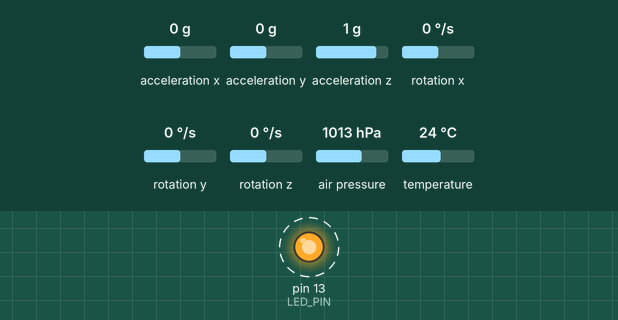
A sketch run on a simulated Arduino Uno, built with avr-gcc and run on an emulated ATmega328P. On the bench: output pins drawn as LEDs (lit = HIGH). Dashed ring = blinking. Inputs (shaded band) come from the test bench; at power-on: acceleration x 0 g, acceleration y 0 g, acceleration z 1 g, rotation x 0 °/s, rotation y 0 °/s, rotation z 0 °/s, air pressure 1013 hPa, temperature 24 °C. What the sketch prints to the serial monitor is not drawn.

Above: at 2.6 s.
Timing chart, 0 to 6.8 s (numbered marks = the images above):
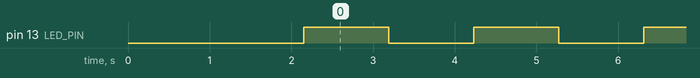

The sketch:

CANSAT_02_BMP180_MPU6050_HMC5883L_GY87.ino
```cpp
#define LED_PIN 13

#include "Wire.h" // Necesaria para I2Cdev
#include "I2Cdev.h" //Creo que es una biblioteca incorporada a Arduino core.
#include "MPU6050.h"
#include <Adafruit_BMP085.h>

/*  Constantes que definen el rango del acelerómetro
#define MPU6050_ACCEL_FS_2          0x00
#define MPU6050_ACCEL_FS_4          0x01
#define MPU6050_ACCEL_FS_8          0x02
#define MPU6050_ACCEL_FS_16         0x03

Y del giróscopo
#define MPU6050_GYRO_FS_250         0x00
#define MPU6050_GYRO_FS_500         0x01
#define MPU6050_GYRO_FS_1000        0x02
#define MPU6050_GYRO_FS_2000        0x03
 */


Adafruit_BMP085 bmp;
const int mpuAddress = 0x68;  // Nuestro caso 0x68. Puede ser 0x69
MPU6050 mpu(mpuAddress);

const float g0 = 9.80665; //valor de la gravedad estándar en m/s2

int16_t ax, ay, az;
int16_t gx, gy, gz;

double escalaAcelerometro = 0;
double escalaGiroscopio = 0;

bool blinkState = false;

void setup() {

  delay(2000); // espera 2 segundos

  Serial.begin(9600);

  if (!bmp.begin()) {
	Serial.println("Could not find a valid BMP085 , check wiring!");
	while (1) {}
  }

  // initialize mpu6050
  Wire.begin();
  mpu.initialize();
  Serial.println(mpu.testConnection() ? "MPU6050 connection successful" : "MPU6050 connection failed");
  // mpu.setI2CBypassEnabled(true); // set bypass mode for gateway to hmc5883L

  // configure Arduino LED for checking activity
  pinMode(LED_PIN, OUTPUT);

  // set accelerometer range to +-8G
  // mpu.setAccelerometerRange(MPU6050_RANGE_8_G);
  mpu.setFullScaleAccelRange(MPU6050_ACCEL_FS_4); // rango 2 --> 0, 4 --> 1, 8 --> 2, 16 --> 3
  escalaAcelerometro = pow(2.0, float(1 + mpu.getFullScaleAccelRange()) ); // elevo a la potencia de 2
  Serial.println("Escala del acelerómetro: --> " + String (escalaAcelerometro));

  // set gyro range to +- 500 deg/s
  // mpu.setGyroRange(MPU6050_RANGE_500_DEG);
  mpu.setFullScaleGyroRange(MPU6050_GYRO_FS_2000); // rango 250 --> 0, 500 --> 1, 1000 --> 2, 2000 --> 3
  escalaGiroscopio = 250.0 * pow(2.0,float(mpu.getFullScaleGyroRange())); // elevo a la potencia de 2
  Serial.println("Escala del giróscopo: --> " + String (escalaGiroscopio));

  // set filter bandwidth to 21 Hz
  // mpu.setFilterBandwidth(MPU6050_BAND_21_HZ);

}

void loop() {

    // ****
    // BMP
    // ****
    Serial.print("Temperature = ");
    Serial.print(bmp.readTemperature());
    Serial.println(" *C");

    Serial.print("Pressure = ");
    Serial.print(bmp.readPressure());
    Serial.println(" Pa");

    Serial.print("Real altitude = ");
    Serial.print(bmp.readAltitude(102280)); // Introducir la presión atmosférica a nivel del suelo.
    Serial.println(" meters");

    // *******
    // MPU6050
    // *******
    /* Get new sensor events with the readings */
    // read raw accel/gyro measurements from device
    // mpu.getMotion6(&ax, &ay, &az, &gx, &gy, &gz);
    mpu.getAcceleration(&ax, &ay, &az);
    mpu.getRotation(&gx, &gy, &gz);

    // display tab-separated accel/gyro x/y/z values
    Serial.print("a/g:\t");
    // Serial.print(String (amxs2(ax)) +" : "+ String (ax)); Serial.print("\t");
    Serial.print(amxs2(ax)); Serial.print("\t"); // En posición vertical me da la aceleración
    Serial.print(amxs2(ay)); Serial.print("\t");
    Serial.print(amxs2(az)); Serial.print("\t");
    Serial.print(gx); Serial.print("\t");
    Serial.print(gy); Serial.print("\t");
    Serial.println(gz);

  // ***************************************
    Serial.println();
    blinkState = !blinkState;
    digitalWrite(LED_PIN,blinkState);
    delay(1000);
}

  // ***************************************
  // Funciones
  // ***************************************

float amxs2 (int valor) {
  // Los valores de nuestro GY87 se obtienen como enteros con signo, entre -32768 to 32767
  // Si la escala de nuestro acelerómetro está entre -2g y 2g
  // y = ax +b , variablemedida = a * aceleracion + b
  // aceleracion = (variablemedida -b)/a --> para valores [-2*g, -32768] y [2g, 32767]
  float a = (32767+0.5)/(escalaAcelerometro*g0); // en vez de 2, elijo la escala
  float b = -0.5;
  return ((valor - b)/a);
}
```

Measured:
- by itself, pin 13 (LED_PIN): alternates HIGH for 1.0 s and LOW for 1.0 s
